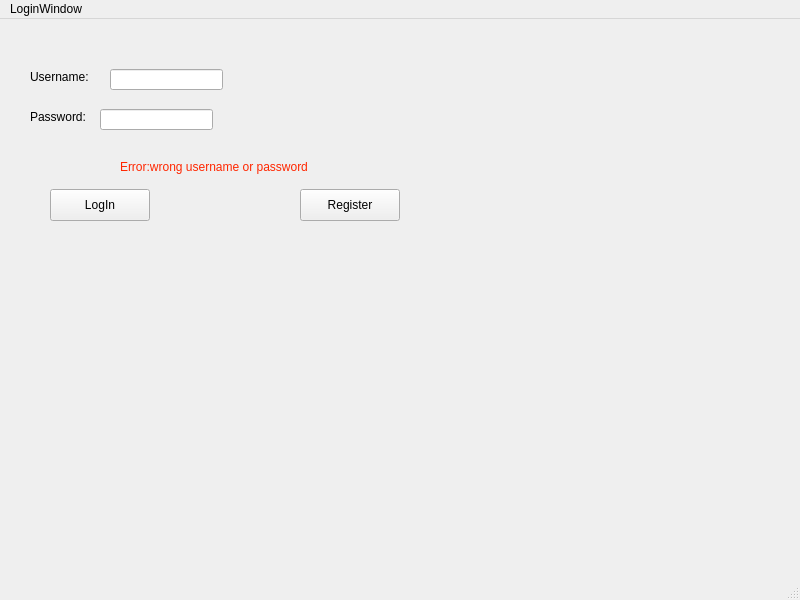
<?xml version="1.0" encoding="UTF-8"?>
<ui version="4.0">
 <class>LoginWindow</class>
 <widget class="QMainWindow" name="LoginWindow">
  <property name="geometry">
   <rect>
    <x>0</x>
    <y>0</y>
    <width>800</width>
    <height>600</height>
   </rect>
  </property>
  <property name="windowTitle">
   <string>LoginWindow</string>
  </property>
  <widget class="QWidget" name="centralwidget">
   <widget class="QLabel" name="username">
    <property name="geometry">
     <rect>
      <x>30</x>
      <y>50</y>
      <width>71</width>
      <height>16</height>
     </rect>
    </property>
    <property name="text">
     <string>Username:</string>
    </property>
   </widget>
   <widget class="QLabel" name="password">
    <property name="geometry">
     <rect>
      <x>30</x>
      <y>90</y>
      <width>71</width>
      <height>16</height>
     </rect>
    </property>
    <property name="text">
     <string>Password: </string>
    </property>
   </widget>
   <widget class="QLineEdit" name="userin">
    <property name="geometry">
     <rect>
      <x>110</x>
      <y>50</y>
      <width>113</width>
      <height>21</height>
     </rect>
    </property>
   </widget>
   <widget class="QLineEdit" name="passin">
    <property name="geometry">
     <rect>
      <x>100</x>
      <y>90</y>
      <width>113</width>
      <height>21</height>
     </rect>
    </property>
    <property name="echoMode">
     <enum>QLineEdit::Password</enum>
    </property>
   </widget>
   <widget class="QPushButton" name="loginbutton">
    <property name="geometry">
     <rect>
      <x>50</x>
      <y>170</y>
      <width>100</width>
      <height>32</height>
     </rect>
    </property>
    <property name="text">
     <string>LogIn</string>
    </property>
   </widget>
   <widget class="QPushButton" name="pushButton_register">
    <property name="geometry">
     <rect>
      <x>300</x>
      <y>170</y>
      <width>100</width>
      <height>32</height>
     </rect>
    </property>
    <property name="text">
     <string>Register</string>
    </property>
   </widget>
   <widget class="QLabel" name="error">
    <property name="geometry">
     <rect>
      <x>120</x>
      <y>140</y>
      <width>251</width>
      <height>16</height>
     </rect>
    </property>
    <property name="text">
     <string>&lt;html&gt;&lt;head/&gt;&lt;body&gt;&lt;p&gt;&lt;span style=&quot; color:#ff2600;&quot;&gt;Error:wrong username or password&lt;/span&gt;&lt;/p&gt;&lt;/body&gt;&lt;/html&gt;</string>
    </property>
   </widget>
  </widget>
  <widget class="QMenuBar" name="menubar">
   <property name="geometry">
    <rect>
     <x>0</x>
     <y>0</y>
     <width>800</width>
     <height>21</height>
    </rect>
   </property>
   <widget class="QMenu" name="menuLoginWindow">
    <property name="title">
     <string>LoginWindow</string>
    </property>
   </widget>
   <addaction name="menuLoginWindow"/>
  </widget>
  <widget class="QStatusBar" name="statusbar"/>
 </widget>
 <resources/>
 <connections/>
</ui>
